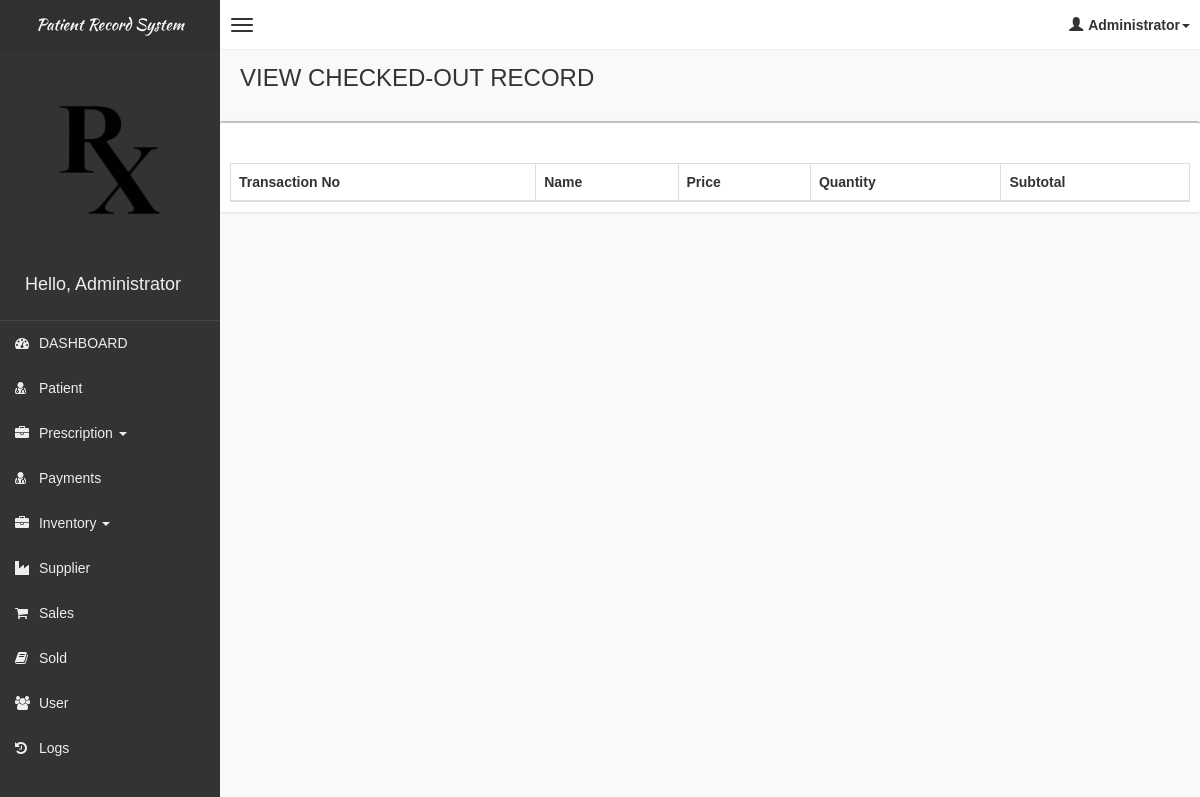
The app's page /pages/sold/view_checkout.php?transno=12092024-0001&user_id=1 (signed in), older data.
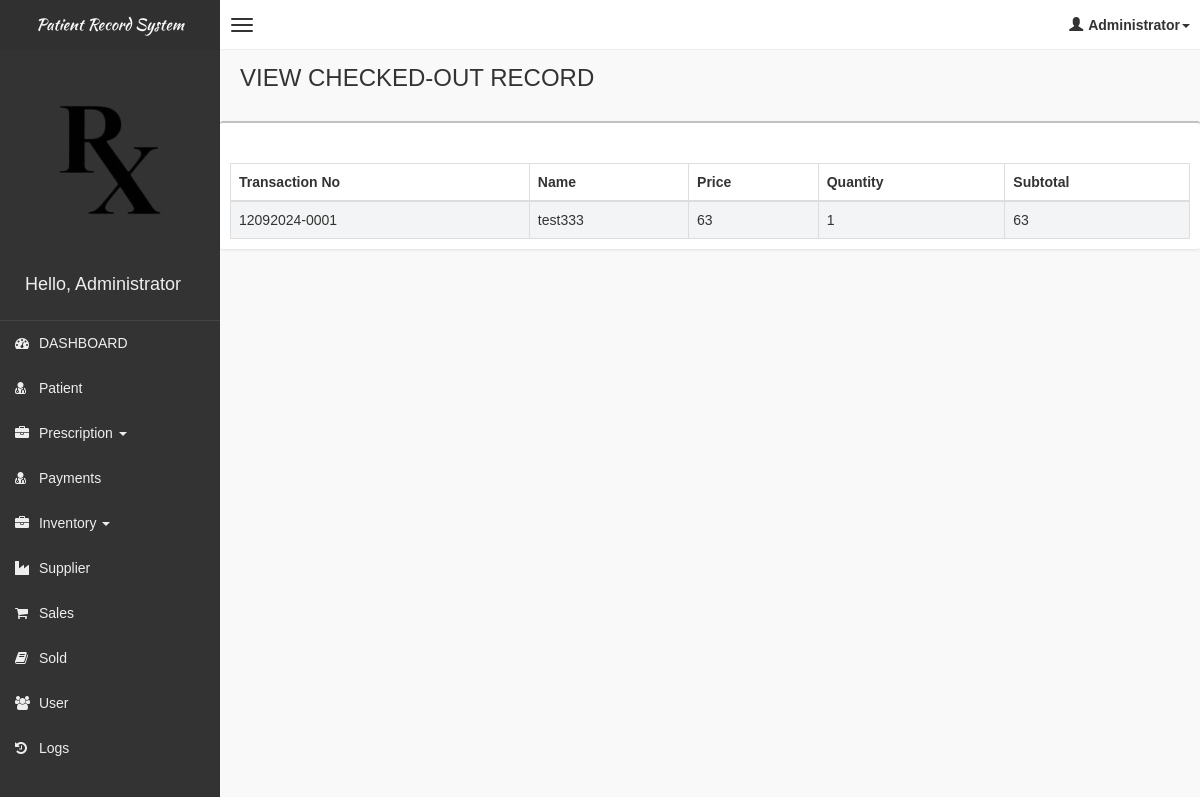
The same page, newer data.
### tables this page shows
CREATE TABLE IF NOT EXISTS `tblorder` (
  `id` int(11) NOT NULL AUTO_INCREMENT,
  `product_id` int(11) DEFAULT NULL,
  `quantity` int(11) NOT NULL,
  `date_updated` timestamp NOT NULL DEFAULT CURRENT_TIMESTAMP,
  `user_id` int(11) NOT NULL,
  `transno` varchar(100) DEFAULT NULL,
  `customer` varchar(100) DEFAULT NULL,
  `total` int(11) DEFAULT NULL,
  `date_created` timestamp NOT NULL DEFAULT CURRENT_TIMESTAMP,
  `cash` int(11) DEFAULT NULL,
  `change` int(11) DEFAULT NULL,
  `si_no` varchar(500) DEFAULT NULL,
  PRIMARY KEY (`id`)
);

CREATE TABLE IF NOT EXISTS `tblproduct` (
  `id` int(11) NOT NULL AUTO_INCREMENT,
  `name` varchar(100) DEFAULT NULL,
  `price` float DEFAULT NULL,
  `qty` int(11) NOT NULL DEFAULT '1',
  `status` varchar(100) NOT NULL DEFAULT 'ACTIVE',
  `description` text,
  `image` text,
  `date_created` datetime NOT NULL DEFAULT CURRENT_TIMESTAMP,
  `date_updated` datetime NOT NULL DEFAULT CURRENT_TIMESTAMP,
  `cat_id` int(11) NOT NULL,
  `supplier_id` int(11) DEFAULT NULL,
  `model_number` varchar(255) NOT NULL,
  `frame_brand` varchar(255) DEFAULT NULL,
  `frame_type` varchar(255) NOT NULL,
  `lens_type` varchar(255) DEFAULT NULL,
  `lens_coating` varchar(255) NOT NULL,
  `sph` varchar(255) NOT NULL,
  `i_add` varchar(255) NOT NULL,
  PRIMARY KEY (`id`)
);

### pages/sold/view_checkout.php (the view, shortened to what this page needs)
<!DOCTYPE html>
<html>
    <?php
    if(!isset($_SESSION['role']))
    {
        header("Location: ../../login.php");
    }
    else
    {
    include('../head_css.php'); ?>
    <body class="skin-black">
        <?php
        include "../connection.php";
        ?>
        <?php include('../header.php'); ?>
        <div class="wrapper row-offcanvas row-offcanvas-left">
            <?php include('../sidebar-left.php'); ?>
            <aside class="right-side">
                <section class="content-header">
                    <h1>
                       VIEW CHECKED-OUT RECORD
                    </h1>
                </section>
                <section class="content">
                    <div class="row">
                            <div class="box">
                                <div class="box-header">
                                    <div style="padding:10px;">
                                    </div>
                                </div>
                                <div class="box-body table-responsive">
                                <form method="post">
                                    <table id="table" class="table table-bordered table-striped">
                                        <thead>
                                            <tr>
                                                <th>Transaction No</th>
                                                <th>Name</th>
                                                <th>Price</th>
                                                <th>Quantity</th>
                                                <th>Subtotal</th>
                                            </tr>
                                        </thead>
                                        <tbody>
                                            <?php
                                            $transno = isset($_GET['transno']) ? $_GET['transno'] : '';
                                            $user_id = isset($_GET['user_id']) ? $_GET['user_id'] : '';
                                            $squery = mysqli_query($con, "SELECT o.id, o.product_id, o.quantity, (o.quantity * p.price) AS subtotal, o.user_id, o.transno, o.date_created, p.name, p.price, p.image, p.description, p.cat_id FROM tblorder as o INNER JOIN tblproduct as p ON p.id=o.product_id where o.transno = '$transno' AND o.user_id= '$user_id' ORDER BY id asc");
                                            while($row = mysqli_fetch_array($squery))
                                            {
                                                echo '
                                                <tr>
                                                    <td>'.$row['transno'].'</td>
                                                    <td>' . $row['name'] . '</td>
                                                    <td>' . $row['price'] . '</td>
                                                    <td>' . $row['quantity'] . '</td>
                                                    <td>' . $row['subtotal'] . '</td>
                                                  </tr>
                                                ';
                                            }
                                            ?>
                                        </tbody>
                                    </table>
                                    </form>
                                </div>
                            </div>
                    </div>
                </section>
            </aside>
        </div>
        <?php }
        include "../footer.php"; ?>
    </body>
</html>

Row changes from the older to the newer data that the page shows:
added tblorder: transno "12092024-0001", product.name "test333", product.price "63", quantity "1", subtotal "63"
